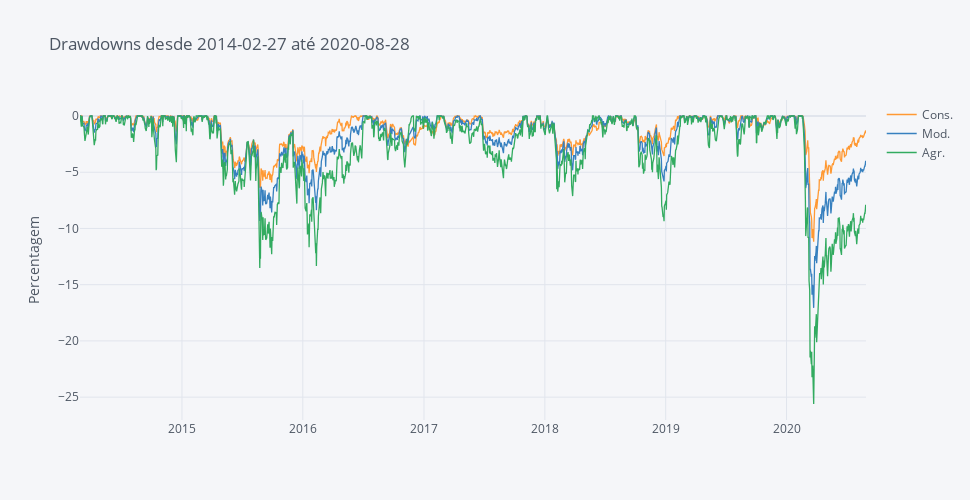

The cell this chart's notebook holds for it:
### Code cell
round(pa.compute_drawdowns(portfolios), 2).iplot(dimensions=pa.dimensions, title='Drawdowns desde ' +  Begin + ' até ' + End, yTitle='Percentagem')

### Figure 1 — Plotly figure (JSON) as saved in the notebook; plotly's stock layout.template omitted (floating-point values rounded to 4 significant figures; data arrays with more than 128 entries replaced by an {"elided": "..."} marker saying what was removed)
{"data": [{"line": {"color": "rgba(255, 153, 51, 1.0)", "dash": "solid", "shape": "linear", "width": 1.3}, "mode": "lines", "name": "Cons.", "text": "", "type": "scatter", "x": {"elided": "1701 str values"}, "y": {"elided": "1701 float values"}}, {"line": {"color": "rgba(55, 128, 191, 1.0)", "dash": "solid", "shape": "linear", "width": 1.3}, "mode": "lines", "name": "Mod.", "text": "", "type": "scatter", "x": {"elided": "1701 str values"}, "y": {"elided": "1701 float values"}}, {"line": {"color": "rgba(50, 171, 96, 1.0)", "dash": "solid", "shape": "linear", "width": 1.3}, "mode": "lines", "name": "Agr.", "text": "", "type": "scatter", "x": {"elided": "1701 str values"}, "y": {"elided": "1701 float values"}}], "layout": {"height": 500, "legend": {"bgcolor": "#F5F6F9", "font": {"color": "#4D5663"}}, "paper_bgcolor": "#F5F6F9", "plot_bgcolor": "#F5F6F9", "title": {"font": {"color": "#4D5663"}, "text": "Drawdowns desde 2014-02-27 até 2020-08-28"}, "width": 970, "xaxis": {"autorange": true, "gridcolor": "#E1E5ED", "range": ["2014-02-27", "2020-08-28"], "showgrid": true, "tickfont": {"color": "#4D5663"}, "title": {"font": {"color": "#4D5663"}, "text": ""}, "type": "date", "zerolinecolor": "#E1E5ED"}, "yaxis": {"autorange": true, "gridcolor": "#E1E5ED", "range": [-27.03, 1.423], "showgrid": true, "tickfont": {"color": "#4D5663"}, "title": {"font": {"color": "#4D5663"}, "text": "Percentagem"}, "type": "linear", "zerolinecolor": "#E1E5ED"}}}
